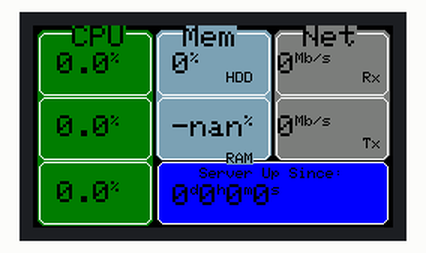
Simulated run of this program. Board: ESP32. On the bench: 240×135 colour display. Random numbers use the default seed unless the program sets one.

Above: at 0.6 s.
At 3.1 s:
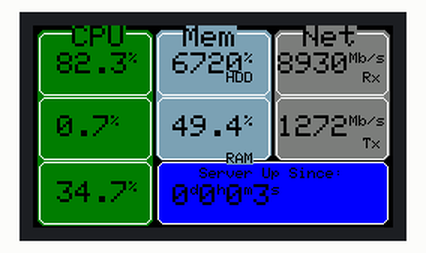
At 9.1 s:
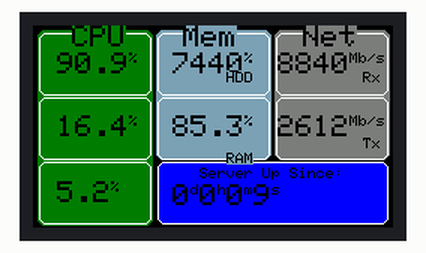
At 18.1 s:
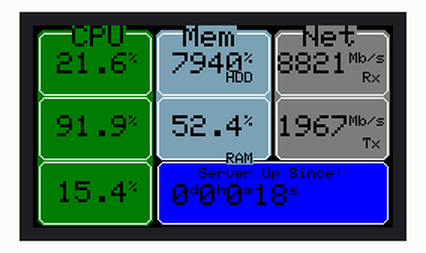
At 27.2 s:
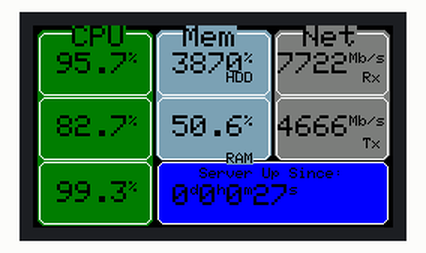
At 36.2 s:
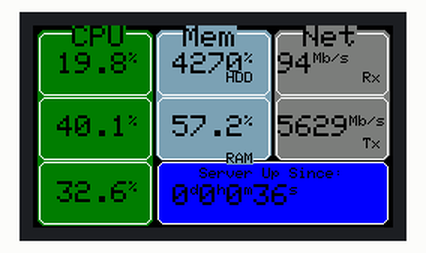

Measured:
- what the display in image 0 shows lasts 2.5 s, from 0.6 s to 3.1 s
- what the display in image 1 shows lasts 3.0 s, from 3.1 s to 6.1 s

The program:

main.cpp
```cpp
#include <Arduino.h>
#include <M5StickCPlus.h>
#include <string.h>


#define nbPages 2
// Prototypes des fonctions :
void demoVariables();

void pagePrincipale();
void pageReseau();

/*Déclaration des variables globales
Pour cette version de dev, les valeurs des variables seront simulées
nw_cidr et nw_mac Restent fixes
Les autres variables sont modifiées toutes les 3 secondes de manière aléatoire
*/


long long tstamp = 0;
unsigned long uptime = 0;

float cpu_load[3] = {0, 0, 0}; // CPU Load est un tableau de 3 valeurs flottantes cpu_load[0],cpu_load[1],cpu_load[2].
double test;
unsigned long used_memory = 0;
unsigned long free_memory = 0;
unsigned int nw_rx = 0;
unsigned int nw_tx = 0;
unsigned long dernierMillisRecep, dernierMillisRefresh = millis();
float sda = 0;
unsigned int pageActuelle = 0;
bool etatAlarme = false;
 String nw_cidr;


/**
 * @brief Fait varier aléatoirement les valeurs des variables pour simuler l'affichage
 */
void demoVariables()
{
  tstamp += 3;
  uptime += 3;

  for (int i = 0; i < 3; i++)
  {
    cpu_load[i] = random(0, 999) / 10.0;
  }
  used_memory = random(1000000, 10000000);
  free_memory = 10000000 - used_memory;

  nw_rx = random(0, 10000);
  nw_tx = random(0, 10000);
  sda = random(0, 999) / 10.0;
}

/**
 * @brief Génère l'affichage de la page principale
 */
void pagePrincipale()
{
  // Rectangles de fond
  M5.Lcd.fillRoundRect(3, 3, 77, 131, 5, TFT_DARKGREEN);
  M5.Lcd.fillRoundRect(82, 3, 77, 87, 5, 0x7d16);
  M5.Lcd.fillRoundRect(161, 3, 77, 87, 5, TFT_DARKGREY);
  M5.Lcd.fillRoundRect(83, 91, 154, 42, 5, TFT_BLUE);

  // CPU 1,2,3
  M5.Lcd.drawRoundRect(4, 5, 75, 42, 5, WHITE);
  M5.Lcd.drawRoundRect(4, 48, 75, 42, 5, WHITE);
  M5.Lcd.drawRoundRect(4, 91, 75, 42, 5, WHITE);
  // Memory
  M5.Lcd.drawRoundRect(83, 5, 75, 42, 5, WHITE);
  M5.Lcd.drawRoundRect(83, 48, 75, 42, 5, WHITE);
  // Network
  M5.Lcd.drawRoundRect(162, 5, 75, 42, 5, WHITE);
  M5.Lcd.drawRoundRect(162, 48, 75, 42, 5, WHITE);

  // Wake Time
  M5.Lcd.drawRoundRect(83, 91, 154, 42, 5, WHITE);

  // Texte CPU
  M5.Lcd.setTextSize(2);
  M5.Lcd.setTextFont(1);
  M5.Lcd.setTextColor(BLACK, TFT_DARKGREEN);
  M5.Lcd.setCursor(26, 0);
  M5.Lcd.print("CPU");

  // Valeur CPU 1
  M5.Lcd.setCursor(16, 18);
  M5.Lcd.setTextSize(2);
  M5.Lcd.printf("%.1f", cpu_load[0]); // La fonction printf sera à comprendre et expliquer
  M5.Lcd.setTextSize(1);
  M5.Lcd.print("%");

  // Valeur CPU 2
  M5.Lcd.setCursor(16, 60);
  M5.Lcd.setTextSize(2);
  M5.Lcd.printf("%.1f", cpu_load[1]);
  M5.Lcd.setTextSize(1);
  M5.Lcd.print("%");

  // Valeur CPU 3
  M5.Lcd.setCursor(16, 104);
  M5.Lcd.setTextSize(2);
  M5.Lcd.printf("%.1f", cpu_load[2]);
  M5.Lcd.setTextSize(1);
  M5.Lcd.print("%");

  // Texte Mem
  M5.Lcd.setTextSize(2);
  M5.Lcd.setTextFont(1);
  M5.Lcd.setTextColor(BLACK, 0x7d16);
  M5.Lcd.setCursor(100, 0);
  M5.Lcd.print("Mem");

  // Valeur HDD
  M5.Lcd.setCursor(93, 18);
  M5.Lcd.printf("%.0f", sda * 100);
  M5.Lcd.setTextSize(1);
  M5.Lcd.print("%");
  M5.Lcd.setCursor(129, 31);
  M5.Lcd.print("HDD");
  // Valeur MEM
  float pourcentMem = (used_memory / (float)(used_memory + free_memory)) * 100.0;

  M5.Lcd.setCursor(93, 60);
  M5.Lcd.setTextSize(2);
  M5.Lcd.printf("%.1f", pourcentMem);
  M5.Lcd.setTextSize(1);
  M5.Lcd.print("%");
  M5.Lcd.setCursor(129, 85);
  M5.Lcd.print("RAM");

  // Texte Net
  M5.Lcd.setTextSize(2);
  M5.Lcd.setTextFont(1);
  M5.Lcd.setTextColor(BLACK, TFT_DARKGREY);
  M5.Lcd.setCursor(180, 0);
  M5.Lcd.print("Net");

  // Valeurs NET

  M5.Lcd.setCursor(163, 18);
  M5.Lcd.printf("%d", nw_rx);
  M5.Lcd.setTextSize(1);
  M5.Lcd.print("Mb/s");
  M5.Lcd.setTextSize(1);
  M5.Lcd.setCursor(220, 31);
  M5.Lcd.print("Rx");
  M5.Lcd.setTextSize(2);
  M5.Lcd.setCursor(163, 60);
  M5.Lcd.printf("%d", nw_tx);
  M5.Lcd.setTextSize(1);
  M5.Lcd.print("Mb/s");
  M5.Lcd.setCursor(220, 75);
  M5.Lcd.print("Tx");

  // Texte Server Up
  M5.Lcd.setTextSize(1);
  M5.Lcd.setTextFont(1);
  M5.Lcd.setTextColor(BLACK, BLUE);
  M5.Lcd.setCursor(111, 95);
  M5.Lcd.print("Server Up Since:");
  unsigned int days, hours, minutes, secondes;

  unsigned long secondes_dans_1_jour = 3600 * 24;
  unsigned long secondes_dans_1_heure = 3600;
  unsigned long secondes_dans_1_minute = 60;
  unsigned long uptime_temp = uptime;
  days = uptime_temp / secondes_dans_1_jour;
  uptime_temp %= secondes_dans_1_jour;
  hours = uptime_temp / secondes_dans_1_heure;
  uptime_temp %= secondes_dans_1_heure;
  minutes = uptime_temp / secondes_dans_1_minute;
  secondes = uptime_temp % secondes_dans_1_minute;
  M5.Lcd.setCursor(93, 106);

  // M5.Lcd.printf("%ud,%uh,%um,%us",days, hours,minutes,secondes);
  M5.Lcd.setTextSize(2);
  M5.Lcd.printf("%u", days);
  M5.Lcd.setTextSize(1);
  M5.Lcd.print("d");

  M5.Lcd.setTextSize(2);
  M5.Lcd.printf("%u", hours);
  M5.Lcd.setTextSize(1);
  M5.Lcd.print("h");

  M5.Lcd.setTextSize(2);
  M5.Lcd.printf("%u", minutes);
  M5.Lcd.setTextSize(1);
  M5.Lcd.print("m");

  M5.Lcd.setTextSize(2);
  M5.Lcd.printf("%u", secondes);
  M5.Lcd.setTextSize(1);
  M5.Lcd.print("s");
}
/**
 * @brief Affiche l'adresse IP et l'adresse MAC du serveur
 */
void pageReseau()
{
  M5.lcd.fillScreen(BLACK);
  M5.lcd.setTextSize(2);
  M5.Lcd.setTextColor(WHITE, BLACK);
  M5.lcd.setCursor(65, 15);
  M5.lcd.println("Network");
  M5.lcd.setTextSize(2);
  M5.lcd.println("IP address:");
  M5.lcd.printf("%s\n", nw_cidr);

}

/**
 * @brief Initialisation du M5, de la liaison série et de la rotation écran
 */
void setup()
{

  Serial.begin(115200);
  M5.begin();
  M5.Lcd.setRotation(1);
}

/**
 * @brief Toutes les 3 secondes de nouvelles valeurs sont mises à jour dans les variables et la page
 * principale est rechargée avec les nouvelles valeurs.
 */
void loop()
{

  M5.BtnA.read();
  M5.BtnB.read();
  M5.Beep.update();

  if (M5.BtnA.isPressed())
  {

    pageActuelle++;

    if (pageActuelle >= nbPages)
      pageActuelle = 0;
    // Serial.printf("BtnA pressed : pageActuelle:%d\n", pageActuelle);
    delay(250);
  }
  // Technique utilisée pour compter 3secondes sans faire de delais bloquant
  // La fonction millis() renvoie le nombre de millisecondes écoulées depuis le démarrage du programme
  // dernierMillis n'est mis à jour que toutes les 3000 millisecondes

  if (millis() - dernierMillisRecep > 3000)
  {
    dernierMillisRecep = millis(); // Mise à jour de la valeur du Dernier Millis
    demoVariables();

  }

  if (millis() - dernierMillisRefresh > 500)
  {
    dernierMillisRefresh=millis();
    switch (pageActuelle)
    {
    case 0:
      pagePrincipale();

      break;
    case 1:
      pageReseau();

      break;
    }
  }
}
```
